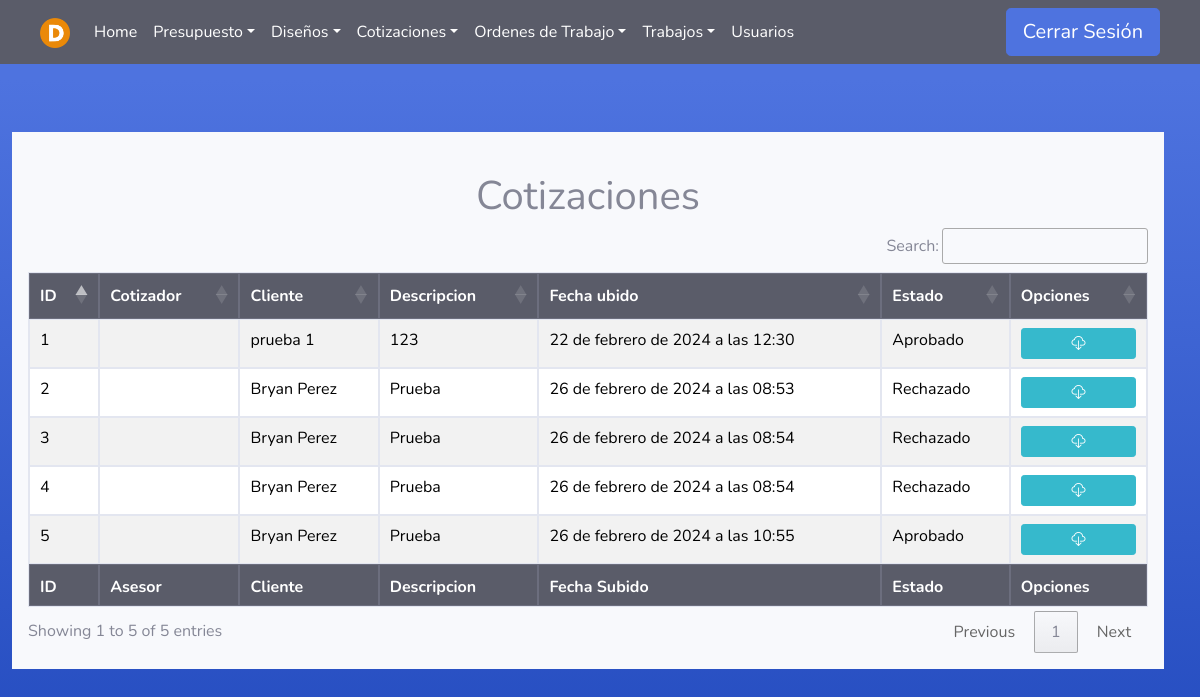
The app's page /Cotizaciones/Finalizados/ (signed in) with its own data.
### Cotizadores/models.py (models this page shows)
class Cotizacion(models.Model):
    cotizador = models.ForeignKey(User, on_delete=models.PROTECT, null=False, blank=False)
    diseno = models.ForeignKey(Diseno, on_delete=models.PROTECT, null=True, blank=False)
    fecha = models.DateTimeField(auto_now_add=True)
    estado=models.TextField(null=True, blank=True, default='Esperando aprobación')
    comentario=models.TextField(null=True, blank=True)
    archivo = models.FileField(upload_to='media/cotizaciones/', null=False, blank=False)

### Asesores/models.py (models this page shows)
class Diseno(models.Model):
    usuario = models.ForeignKey(User, on_delete=models.PROTECT, null=False, blank=False)
    presupuesto = models.ForeignKey(Presupuesto, on_delete=models.PROTECT, null=False, blank=False)
    fecha = models.DateTimeField(auto_now_add=True)
    estado=models.TextField(null=True, blank=True, default='Diseñando')
    comentario=models.TextField(null=True, blank=True)
    archivo = models.FileField( upload_to='media/disenosPresupuestos/',null=False, blank=False)

class Presupuesto(models.Model):
    asesor = models.ForeignKey(User, on_delete=models.PROTECT, null=False, blank=False)
    fecha_inicio = models.DateTimeField(null=False, auto_now_add=True, blank=False)
    cliente = models.CharField(max_length=100, null=False, blank=False)
    descripcion = models.TextField(null=False, blank=False)
    estado=models.TextField(null=True, blank=True)
    fecha_fin = models.DateTimeField(null=True, blank=True)

### Cotizadores/views.py (the view)
# urls.py: path('Finalizados/', cotizador_views.cotFin , name='Cotizaciones_Finalizadas'),
@login_required(login_url='index')
def cotFin(request):
    user = request.user
    if (user.groups.filter(name='Cotizador').exists()):
        cotizaciones=Cotizacion.objects.filter(cotizador=user)
        return render(request, 'Cotizador/listado_finalizados.html',{'cotizaciones':cotizaciones})
    elif (user.groups.filter(name='Administrador').exists() or user.is_superuser):
        cotizaciones=Cotizacion.objects.all()
        return render(request, 'Cotizador/listado_finalizados.html',{'cotizaciones':cotizaciones})
    else:
        error = "No tienes permiso para acceder a esta página."
        return render(request, '404.html', {'error': error})

### Templates/Cotizador/listado_finalizados.html (shortened to what this page needs)
{% extends 'tables.html' %}
{% block botones%}
<div class="text-center">
    <br>
    <h1>Cotizaciones</h1>
</div>
{% endblock %}
{% load static %}
{% block head %}
<th>ID</th>
{% if user.is_superuser or user.groups.all.0.name == "Administrador" %}
<th>Cotizador</th>
{% endif %}
<th>Cliente</th>
<th>Descripcion</th>
<th>Fecha ubido</th>
<th>Estado</th>
<th>Opciones</th>
{% endblock %}
{% block tbody %}
{% for c in cotizaciones %}
<tr>
    <td>{{ c.id }}</td>
    {% if user.is_superuser or user.groups.all.0.name == "Administrador" %}
    <td>{{ c.diseno.presupuesto.asesor.first_name}} {{ c.diseno.presupuesto.asesor.last_name}}</td>
    {% endif %}
    <td>{{ c.diseno.presupuesto.cliente }}</td>
    <td>{{ c.diseno.presupuesto.descripcion }}</td>
    <td>{{ c.fecha }}</td>
    <td>{{ c.estado }}</td>
    <td>
        <div>
            <a class="btn btn-info btn-sm btn-block" href="/Cotizaciones/descargar/{{c.id}}/"><i class="bi bi-cloud-download"></i></a>
        </div>
    </td>
</tr>
{% endfor %}
{% endblock %}
{% block footer %}
<th>ID</th>
{% if user.is_superuser or user.groups.all.0.name == "Administrador" %}
<th>Asesor</th>
{% endif %}
<th>Cliente</th>
<th>Descripcion</th>
<th>Fecha Subido</th>
<th>Estado</th>
<th>Opciones</th>
{% endblock %}

### static/css/navbars.css (style rules this page uses)
body { padding-bottom: 20px; }

### records on screen
Cotizacion: id "1", diseno.presupuesto.cliente "prueba 1", diseno.presupuesto.descripcion "123", fecha "22 de febrero de 2024 a las 12:30", estado "Aprobado"
Cotizacion: id "2", diseno.presupuesto.cliente "Bryan Perez", diseno.presupuesto.descripcion "Prueba", fecha "26 de febrero de 2024 a las 08:53", estado "Rechazado"
Cotizacion: id "3", diseno.presupuesto.cliente "Bryan Perez", diseno.presupuesto.descripcion "Prueba", fecha "26 de febrero de 2024 a las 08:54", estado "Rechazado"
Cotizacion: id "4", diseno.presupuesto.cliente "Bryan Perez", diseno.presupuesto.descripcion "Prueba", fecha "26 de febrero de 2024 a las 08:54", estado "Rechazado"
Cotizacion: id "5", diseno.presupuesto.cliente "Bryan Perez", diseno.presupuesto.descripcion "Prueba", fecha "26 de febrero de 2024 a las 10:55", estado "Aprobado"
